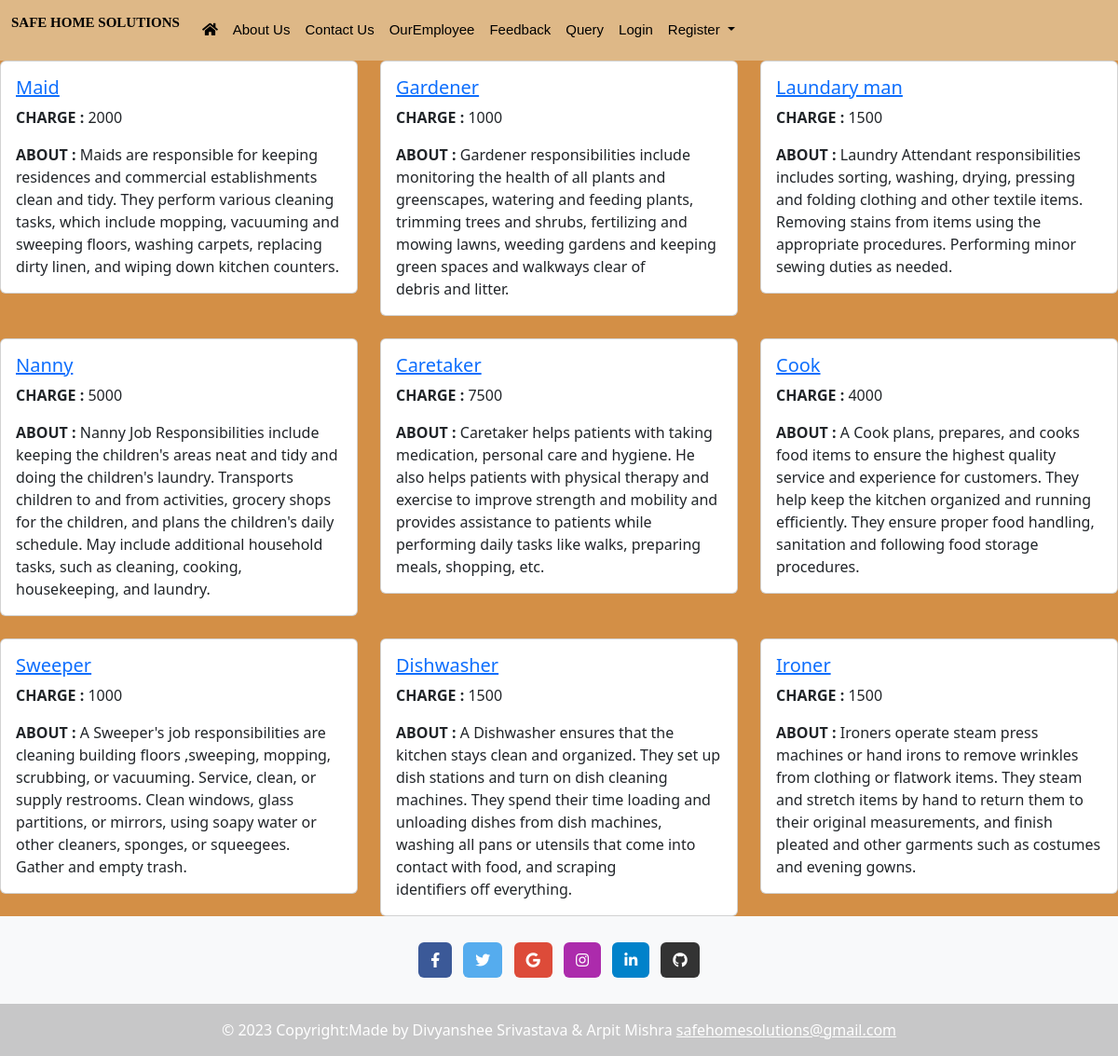
The app's page /ouremployee/ with its own data.
### solution/models.py (models this page shows, shortened)
class Employee_Type(models.Model):
    employee_type=models.CharField(max_length=45,primary_key=True)
    charge_permonth=models.IntegerField()
    other_details=models.TextField()

### solution/views.py (the view)
# urls.py: path("ouremployee/",views.employee,name="employee"),
def employee(request):
    emp_type=Employee_Type.objects.all()
    emp_type_dict={
        "emp_data":emp_type
    }
    return render(request,'solution/html/employee_type.html',emp_type_dict)

### solution/templates/solution/html/employee_type.html (shortened to what this page needs)
<!DOCTYPE html>
{%load static%}
<html lang="en">
<head>
    {%include 'solution/common/commoncss.html'%}
<body background="{%static 'solution/images/wwe2.jpg'%}">
    {%include 'solution/common/commonheader.html'%}
    <div class="row row-cols-1 row-cols-md-3 g-4">
    {%for e in emp_data%}
        <div class="col">
          <div class="card">
            <div class="card-body">
              <h5 class="card-title"><a href="/showemp/{{e.employee_type}}">{{e.employee_type}}</a></h5>
              <p class="card-text"><span style="font-weight: bolder;">CHARGE : </span>{{e.charge_permonth}}</p>
              <p class="card-text"><span style="font-weight: bolder;">ABOUT : </span>{{e.other_details}}</p>
            </div>
          </div>
        </div>
     {%endfor%}
     </div>
     {%include 'solution/common/commonfooter.html'%}
</body>
</html>

### records on screen
Employee_Type: employee_type "Maid", charge_permonth "2000", other_details "Maids are responsible for keeping residences and commercial establishments clean and tidy. They perform various cleaning tasks, which include mopping, vacuuming and sweeping floors, washing carpets, replacing dirty linen, and wiping down kitchen counters."
Employee_Type: employee_type "Gardener", charge_permonth "1000", other_details "Gardener responsibilities include monitoring the health of all plants and greenscapes, watering and feeding plants, trimming trees and shrubs, fertilizing and mowing lawns, weeding gardens and keeping green spaces and walkways clear of debris and litter."
Employee_Type: employee_type "Laundary man", charge_permonth "1500", other_details "Laundry Attendant responsibilities includes sorting, washing, drying, pressing and folding clothing and other textile items. Removing stains from items using the appropriate procedures. Performing minor sewing duties as needed."
Employee_Type: employee_type "Nanny", charge_permonth "5000", other_details "Nanny Job Responsibilities include keeping the children's areas neat and tidy and doing the children's laundry. Transports children to and from activities, grocery shops for the children, and plans the children's daily schedule. May include additional household tasks, such as cleaning, cooking, housekeeping, and laundry."
Employee_Type: employee_type "Caretaker", charge_permonth "7500", other_details "Caretaker helps patients with taking medication, personal care and hygiene. He also helps patients with physical therapy and exercise to improve strength and mobility and provides assistance to patients while performing daily tasks like walks, preparing meals, shopping, etc."
Employee_Type: employee_type "Cook", charge_permonth "4000", other_details "A Cook plans, prepares, and cooks food items to ensure the highest quality service and experience for customers. They help keep the kitchen organized and running efficiently. They ensure proper food handling, sanitation and following food storage procedures."
Employee_Type: employee_type "Sweeper", charge_permonth "1000", other_details "A Sweeper's job responsibilities are cleaning building floors ,sweeping, mopping, scrubbing, or vacuuming. Service, clean, or supply restrooms. Clean windows, glass partitions, or mirrors, using soapy water or other cleaners, sponges, or squeegees. Gather and empty trash."
Employee_Type: employee_type "Dishwasher", charge_permonth "1500", other_details "A Dishwasher ensures that the kitchen stays clean and organized. They set up dish stations and turn on dish cleaning machines. They spend their time loading and unloading dishes from dish machines, washing all pans or utensils that come into contact with food, and scraping identifiers off everything."
Employee_Type: employee_type "Ironer", charge_permonth "1500", other_details "Ironers operate steam press machines or hand irons to remove wrinkles from clothing or flatwork items. They steam and stretch items by hand to return them to their original measurements, and finish pleated and other garments such as costumes and evening gowns."
